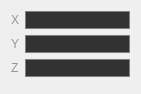
  <widget class="QWidget" name="layoutWidget">
   <property name="geometry">
    <rect>
     <x>350</x>
     <y>340</y>
     <width>141</width>
     <height>94</height>
    </rect>
   </property>
   <layout class="QFormLayout" name="formLayout">
    <item row="0" column="0">
     <widget class="QLabel" name="label_2">
      <property name="styleSheet">
       <string notr="true">QLabel {color: rgb(150, 150, 150);}</string>
      </property>
      <property name="text">
       <string>X</string>
      </property>
     </widget>
    </item>
    <item row="0" column="1">
     <widget class="QLineEdit" name="line_x">
      <property name="styleSheet">
       <string notr="true">background-color: rgb(50, 50, 50); 
border: 1px solid grey;
color: rgb(255, 255, 255);</string>
      </property>
      <property name="readOnly">
       <bool>true</bool>
      </property>
     </widget>
    </item>
    <item row="1" column="0">
     <widget class="QLabel" name="label_3">
      <property name="styleSheet">
       <string notr="true">QLabel {color: rgb(150, 150, 150);}</string>
      </property>
      <property name="text">
       <string>Y</string>
      </property>
     </widget>
    </item>
    <item row="1" column="1">
     <widget class="QLineEdit" name="line_y">
      <property name="styleSheet">
       <string notr="true">background-color: rgb(50, 50, 50);border: 1px solid grey;
color: rgb(255, 255, 255);</string>
      </property>
      <property name="readOnly">
       <bool>true</bool>
      </property>
     </widget>
    </item>
    <item row="2" column="0">
     <widget class="QLabel" name="label_4">
      <property name="styleSheet">
       <string notr="true">QLabel {color: rgb(150, 150, 150);}</string>
      </property>
      <property name="text">
       <string>Z</string>
      </property>
     </widget>
    </item>
    <item row="2" column="1">
     <widget class="QLineEdit" name="line_z">
      <property name="styleSheet">
       <string notr="true">background-color: rgb(50, 50, 50);border: 1px solid grey;
color: rgb(255, 255, 255);</string>
      </property>
      <property name="readOnly">
       <bool>true</bool>
      </property>
     </widget>
    </item>
   </layout>
  </widget>
